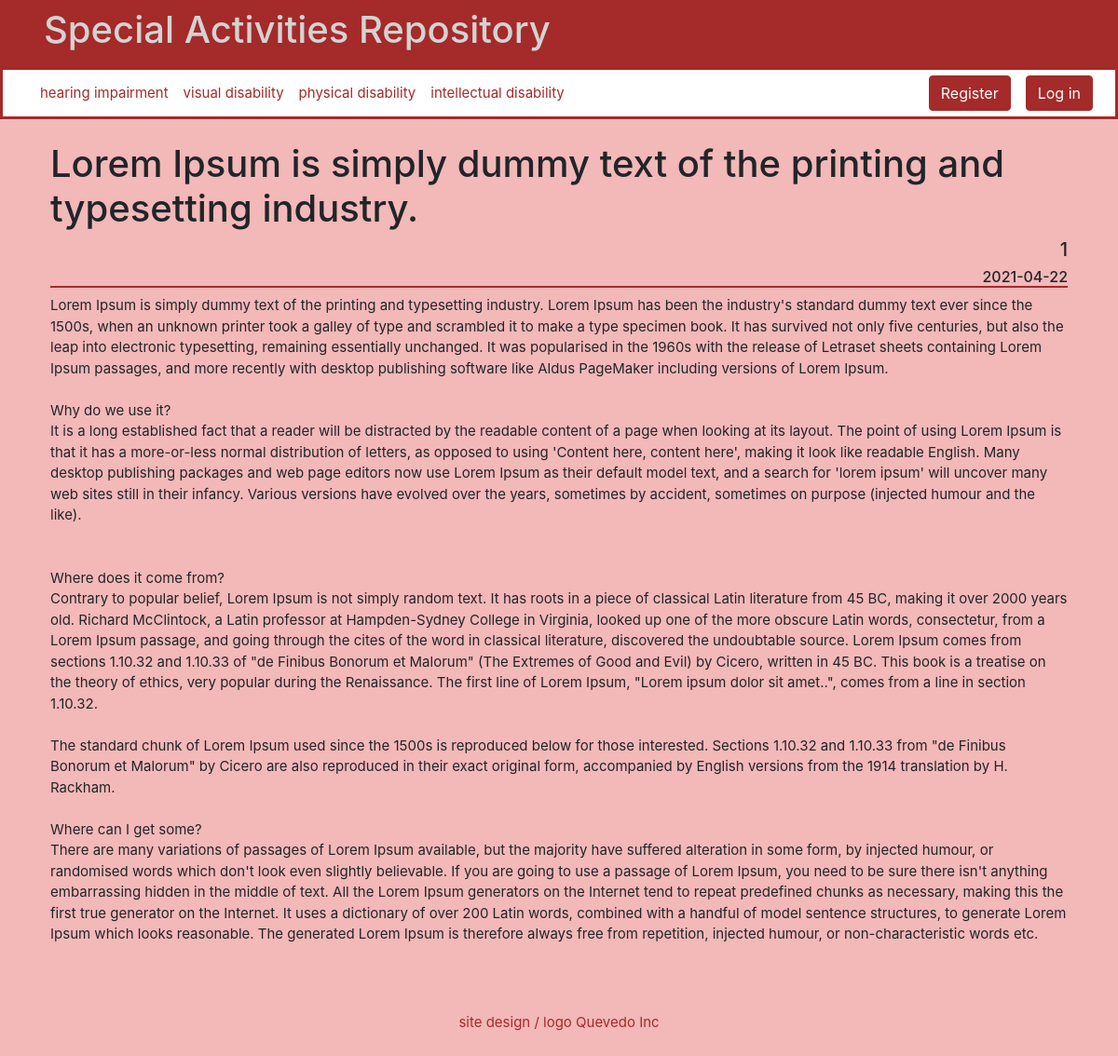
/activity?q=3, run on the app's committed database.
### tables this page shows
CREATE TABLE activities (id INTEGER PRIMARY KEY AUTOINCREMENT, title TEXT NOT NULL, explanation TEXT UNIQUE, activity TEXT NOT NULL UNIQUE, day_published DATE DEFAULT (date('now', 'localtime')), user_id INTEGER REFERENCES users (id));

CREATE TABLE users (id INTEGER PRIMARY KEY AUTOINCREMENT, username TEXT NOT NULL, email TEXT NOT NULL, hash TEXT NOT NULL);

### app.py (the view)
@app.route("/activity", methods=["GET", "POST"])
def activity():
    activity_id = request.args.get('q')
    activity = db.execute('SELECT * FROM activities WHERE id = ?',
                           activity_id)
    user = db.execute('SELECT username FROM users WHERE id = ?',
                       activity[0]['user_id'])
    activity_text = ""
    for letter in activity[0]['activity']:
        activity_text += letter
        if letter == "\r":
            activity_text+="<br>"
    activity[0]['activity'] = activity_text
    activity_text = ""
    return render_template("activity.html", activity=activity, user=user)

### templates/activity.html (shortened to what this page needs)
{% extends "layout.html" %}
{% block main %}
    <div id="activity">
        <h1>{{ activity[0]['title'] }}</h1>
        <h5>{{ user[0]['username'] }}</h5>
        <h6>{{ activity[0]['day_published'] }}</h6>
        <p>
            {{ activity[0]['activity'] |safe }}
        </p>
    </div>
{% endblock %}

### static/styles.css (style rules this page uses)
body { background-color: rgb(243, 184, 184); opacity: 10; font-size: 15px; }
#activity { text-align: left; }
#activity h5 { text-align: right; }
#activity h6 { text-align: right; border-bottom: 2px solid brown; }

### data on the page
activities: title "Lorem Ipsum is simply dummy text of the printing and typesetting industry.", day_published "2021-04-22", activity "Lorem Ipsum is simply dummy text of the printing and typesetting industry. Lorem Ipsum has been the industry's standard dummy text ever since the 1500s, when an unknown printer took a galley of type and scrambled it to make a type specimen book. It has survived not only five centuries, but also the leap into electronic typesetting, remaining essentially unchanged. It was popularised in the 1960s with the release of Letraset sheets containing Lorem Ipsum passages, and more recently with desktop publishing software like Aldus PageMaker including versions of Lorem Ipsum. Why do we use it? It is a long established fact that a reader will be distracted by the readable content of a page when…"
users: username "1"
